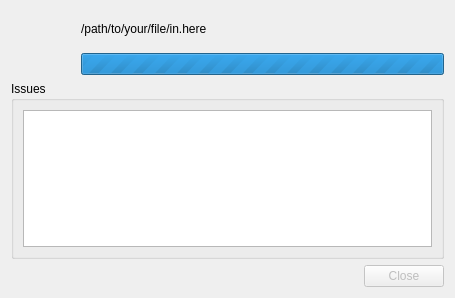
<?xml version="1.0" encoding="UTF-8"?>
<ui version="4.0">
 <class>glaxnimate::gui::IoStatusDialog</class>
 <widget class="QDialog" name="IoStatusDialog">
  <property name="geometry">
   <rect>
    <x>0</x>
    <y>0</y>
    <width>455</width>
    <height>298</height>
   </rect>
  </property>
  <property name="windowTitle">
   <string>IoStatusDialog</string>
  </property>
  <layout class="QVBoxLayout" name="verticalLayout_3">
   <item>
    <layout class="QHBoxLayout" name="horizontalLayout">
     <item>
      <widget class="QLabel" name="icon_label">
       <property name="minimumSize">
        <size>
         <width>64</width>
         <height>64</height>
        </size>
       </property>
       <property name="maximumSize">
        <size>
         <width>64</width>
         <height>64</height>
        </size>
       </property>
       <property name="text">
        <string notr="true"/>
       </property>
      </widget>
     </item>
     <item>
      <layout class="QVBoxLayout" name="verticalLayout">
       <item>
        <widget class="QLabel" name="label">
         <property name="text">
          <string>/path/to/your/file/in.here</string>
         </property>
        </widget>
       </item>
       <item>
        <widget class="QProgressBar" name="progress_bar">
         <property name="maximum">
          <number>0</number>
         </property>
        </widget>
       </item>
      </layout>
     </item>
    </layout>
   </item>
   <item>
    <spacer name="verticalSpacer">
     <property name="orientation">
      <enum>Qt::Vertical</enum>
     </property>
     <property name="sizeType">
      <enum>QSizePolicy::Preferred</enum>
     </property>
     <property name="sizeHint" stdset="0">
      <size>
       <width>20</width>
       <height>0</height>
      </size>
     </property>
    </spacer>
   </item>
   <item>
    <widget class="QGroupBox" name="group_box">
     <property name="title">
      <string>Issues</string>
     </property>
     <layout class="QVBoxLayout" name="verticalLayout_2">
      <item>
       <widget class="QListWidget" name="list_widget"/>
      </item>
     </layout>
    </widget>
   </item>
   <item>
    <widget class="QDialogButtonBox" name="button_box">
     <property name="enabled">
      <bool>false</bool>
     </property>
     <property name="standardButtons">
      <set>QDialogButtonBox::Close</set>
     </property>
    </widget>
   </item>
  </layout>
 </widget>
 <resources/>
 <connections>
  <connection>
   <sender>button_box</sender>
   <signal>rejected()</signal>
   <receiver>IoStatusDialog</receiver>
   <slot>reject()</slot>
   <hints>
    <hint type="sourcelabel">
     <x>355</x>
     <y>290</y>
    </hint>
    <hint type="destinationlabel">
     <x>369</x>
     <y>364</y>
    </hint>
   </hints>
  </connection>
 </connections>
</ui>
